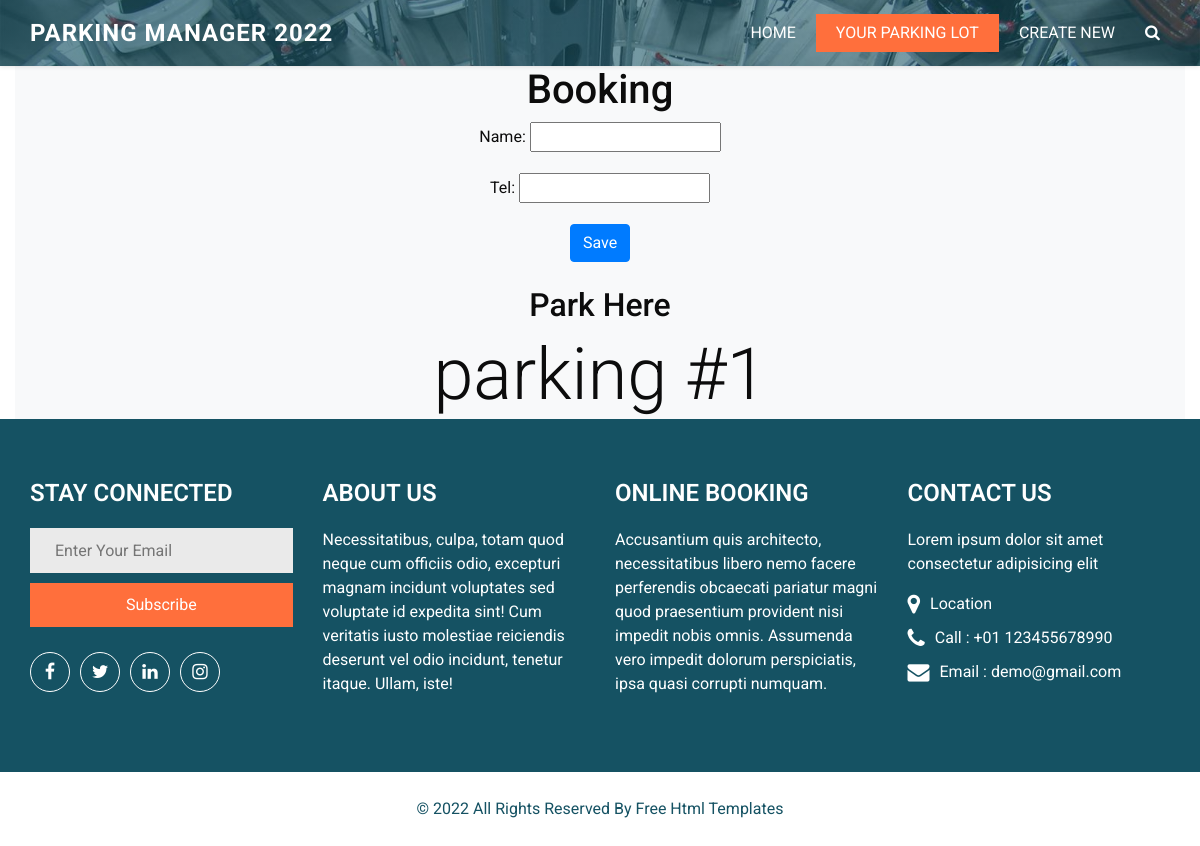
Page /parking/5/booking/ on the earlier database version.
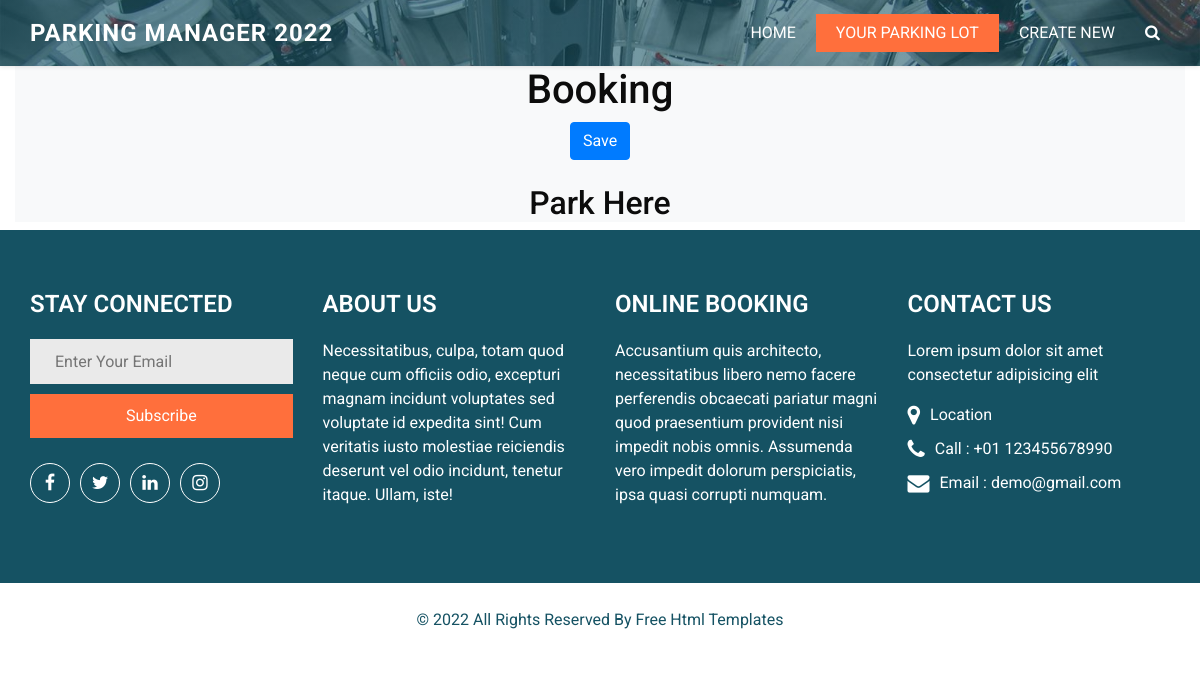
Same page on the later database version.
### parking_lot/models.py (models this page shows)
class Slot(models.Model):
    parking = models.ForeignKey(Parkinglot,on_delete=models.CASCADE)
    name = models.CharField(null=True,max_length=10)
    status = models.BooleanField(default=True)
    customer = models.ForeignKey(Customer,on_delete=models.SET_NULL,null=True,blank=True)
    start = models.TimeField(auto_now=True,auto_now_add=False)
    end = models.TimeField(auto_now=True,auto_now_add=False)
    def __str__(self):
        return f"{self.parking} slot {self.name} status ({self.status}) slotID= {self.id}"

### parking_lot/views.py (the view)
# urls.py: path('<int:id>/booking/', views.booking, name='booking'),
def booking(request,id):
    parking = Parkinglot.objects.get(id=id)
    slot = Slot.objects.filter(parking=parking,status=True)
    box = []
    if slot.exists(): #ถ้ามีที่จอดว่าง
        for i in slot:
            box.append(i)
            print("dddd",i)
        x = box[0] #slot แรกสุด
        if request.method == 'POST':
            owned_park = Parkinglot.objects.get(id=id)
            form = customerForm(request.POST, request.FILES)
            setStatus = Slot.objects.filter(id=x.id)
            if form.is_valid():
                name = request.POST["name"]
                tel = request.POST["tel"]
                c = Customer.objects.create(name=name,tel=tel)
                print("pos2",x.id)
                setStatus.update(status=False)
                setStatus.update(customer=c)
                setStatus.update(start=datetime.now())
                print("SSS",setStatus)
                return HttpResponseRedirect(reverse("parking_lot:onpark"))
        else:
            form = customerForm()
        return render(request, 'parkinglot/booking.html', {'form': form,'id':id ,'slot':x.name,"slotid":x.id})
    else: #ที่จอดรถเต็ม
        print("bae bae")
        return render(request, 'parkinglot/booking.html', {'status': "full"})

### parking_lot/models.py (called while the page is built)
    def __str__(self):
        return f"{self.name} have ({self.availiable}) id = {self.id}"

### parking_lot/templates/parkinglot/booking.html (shortened to what this page needs)
{% extends "parkinglot/layout.html" %}
{% load static %}
{% block body %}
<div class="container bg-light">
    <div class="col-md-12 text-center">
    <h1>Booking</h1>
   <div>
    <form method="POST" action="." enctype="multipart/form-data">
        <div class="container">{% csrf_token %}
            {{ form.as_p}}
            <button type="submit" class="btn btn-primary" onclick="accept()">Save</button>
        </div>
    </form>
    <br>
    <h2>Park Here</h2>
    <div class="display-3" style="text-align: center" id= "slotid">{{slot}}</div>
   </div>
</div>
</div>
{% endblock %}

Differences in the rows shown:
no longer on this page (row edited): Slot: name "parking #1"
Other differences:
text no longer shown: "Name: Tel:"
